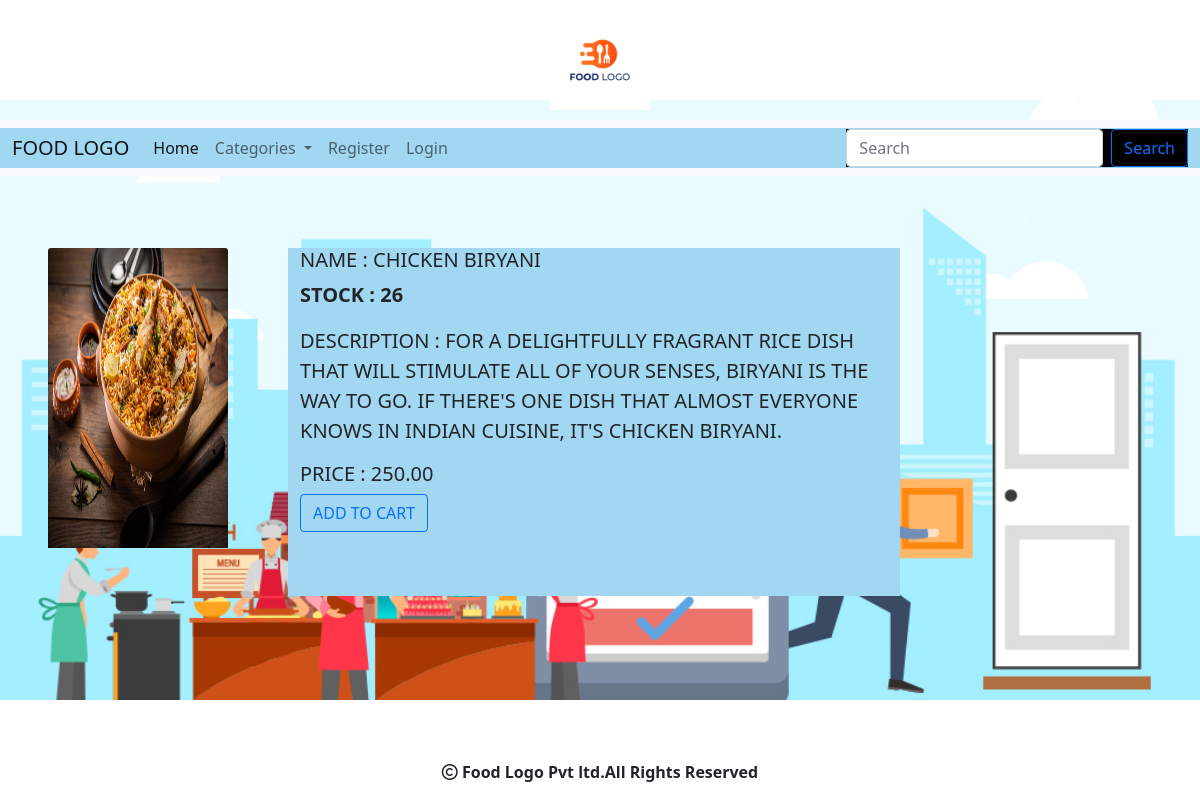
Screenshot of /viewproduct/Chicken Biryani with the database file from the repository.
### shop/models.py (models this page shows, shortened)
class Product(models.Model):
    name = models.CharField(max_length=200)
    desc = models.TextField()
    image = models.ImageField(upload_to='shop/products', blank=True, null=True)
    price=models.DecimalField(max_digits=10,decimal_places=2)
    category=models.ForeignKey(Category,on_delete=models.CASCADE)
    stock=models.IntegerField()
    available=models.BooleanField(default=True)
    created=models.DateTimeField(auto_now_add=True)
    updated=models.DateTimeField(auto_now=True)

### shop/views.py (the view)
# urls.py: path('viewproduct/<p>',views.viewproduct,name="viewproduct"),
def viewproduct(request,p):
    c=Product.objects.get(name=p)
    return render(request,'viewproduct.html',{'product':c})

### cart/context_processors.py (called while the page is built, shortened)
def productcount(request):
    item_count=0
    return{'count':item_count}

### shop/context_processors.py (called while the page is built)
def menu_links(request):
    c=Category.objects.all()
    return {'links':c}

### templates/viewproduct.html (shortened to what this page needs)
{% extends 'base.html' %}
{% load static %}
{% block content %}
<br>
<div class="row">
  <div class="col-2 m-5" ">
    <center><img src="{{product.image.url}}" class="card-img-top" alt="..." style="width:100%;" height="300"></center>
  </div>
  <div class="col-sm-6 mt-5" style="text-transform: uppercase;font-size:20px;background-color:#a1d7f0;">
        <h5>Name : {{product.name}}</h5>
      <p><b>Stock : {{product.stock}}</b></p>
        <p >Description : {{product.desc}}</p>
        <h5>Price : {{product.price}}</h5>
        {% if user.is_superuser == False %}
            {% if p.stock <= 0 %}
                <h5 class="text-danger">Out Of Stock</h5>
            {% else %}
                <a   class="btn btn-outline-primary" href="{% url 'cart:addtocart' product.name %}">ADD TO CART</a>
            {% endif %}
        {% endif %}
  </div>
</div>
{% endblock %}

### rows the page displays
Product: image (picture), name "CHICKEN BIRYANI", stock "26", desc "FOR A DELIGHTFULLY FRAGRANT RICE DISH THAT WILL STIMULATE ALL OF YOUR SENSES, BIRYANI IS THE WAY TO GO. IF THERE'S ONE DISH THAT ALMOST EVERYONE KNOWS IN INDIAN CUISINE, IT'S CHICKEN BIRYANI.", price "250.00"
